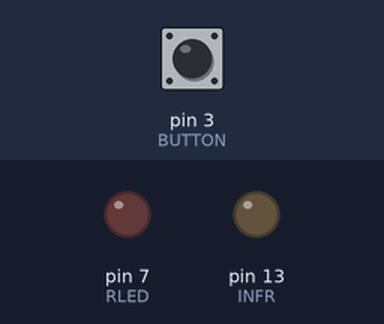
The sketch below on a simulated Arduino Uno, built with avr-gcc and run on an emulated ATmega328P. Shown: output pins drawn as LEDs (lit = HIGH). Inputs (shaded band) come from the test bench; at power-on: pin 3 (BUTTON) LOW. What the sketch prints to the serial monitor is not drawn.

Above: at 1.2 s.
1.3 s: pin 3 (BUTTON) pulled HIGH for 0.15 s
At 1.37 s:
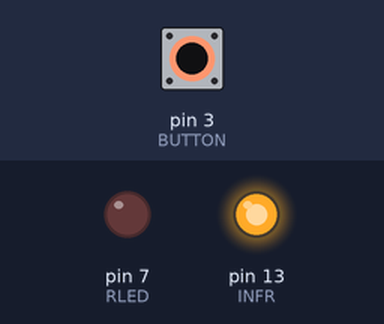
2.9 s: pin 3 (BUTTON) pulled HIGH for 3.2 s
At 7.0 s:
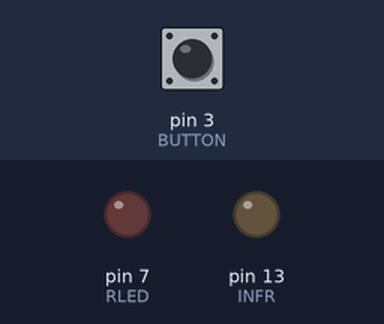
Timing chart, 0 to 8.5 s (numbered marks = the images above; inputs shaded):
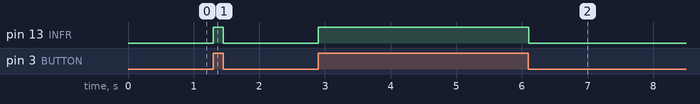

Measured:
- after the input at 1.3 s, pin 13 (INFR): LOW → HIGH at once, → LOW 0.15 s later
- after the input at 2.9 s, pin 13 (INFR): LOW → HIGH at once, → LOW 3.2 s later

The sketch:

Phaser_Prototype_Alpha_1.ino
```cpp
int BUTTON = 3;
int RLED = 7;
int INFR = 13;
bool INFRON = false;
bool RLEDON = false;
int HEAT = 0;
int HTSK = 10000;
int CLDNTRG = 500; //Rate of cooldown
long DSBDCNTD = 0; // disabled countdown
long CLDN = 0;
bool FIRED = false;
bool DISABLED = false;

  void setup(){
    pinMode(BUTTON,INPUT); // Read for button, write for others
    pinMode(RLED,OUTPUT);
    pinMode(INFR,OUTPUT);
    Serial.begin(9600);
  }

  void loop(){
    Serial.println(HEAT);
    //IF HEAT IS AT 100 THEN DISABLE GUN
    if(HEAT == 100 || DISABLED){
      DISABLED = true;

      //IF THE RED LED IS OFF THEN TURN ON
      if(!RLEDON){
        digitalWrite(RLED,HIGH);
        RLEDON = true;
      }

      //IF THE DISABLED COUNT DOWN IS NOT SET THEN SAVE CURRENT TIME
      if(DSBDCNTD == 0){
        DSBDCNTD = millis();
      }else{

        //IF CURRENT TIME MINUS THE TIME THE GUN WAS DISABLED IS GREATER THAN OR EQUAL TO COOL DOWN TIME THEN RESET GUN
        if(  millis() - DSBDCNTD >= HTSK ){
          HEAT = 0;
          DISABLED = false;
          DSBDCNTD = 0;
          if(RLEDON){
            digitalWrite(RLED,LOW);
            RLEDON = false;
          }
        }
      }
    }
    if(digitalRead(BUTTON) == HIGH && !DISABLED){
      FIRED = true;

      /* TURNS ON INFR WHITE LIGHT */
      if(!INFRON){
        INFRON = true;
        digitalWrite(INFR,HIGH);
      }

    }else{
      if(FIRED){
        HEAT = HEAT + 10;
        CLDN = millis();
      }
      FIRED = false;

      /* TURNS OFF INFR WHITE LIGHT */
      if(INFRON){
        INFRON = false;
        digitalWrite(INFR,LOW);
      }
    }

    //LOWER HEAT EVERY TICK
    if(CLDN == 0){
      CLDN = millis();
    }else{
      if(  millis() - CLDN >= CLDNTRG ){
        CLDN = 0;
        if(HEAT > 0){
          HEAT = HEAT - 10;
        }else{
          HEAT = 0;
        }
      }
     }
        if(HEAT >= 40 && HEAT <= 60){
           CLDNTRG = 1500;
        }
        else if(HEAT > 60){
           CLDNTRG = 2200;
        }else{
          CLDNTRG = 750;
        }
      }
```
